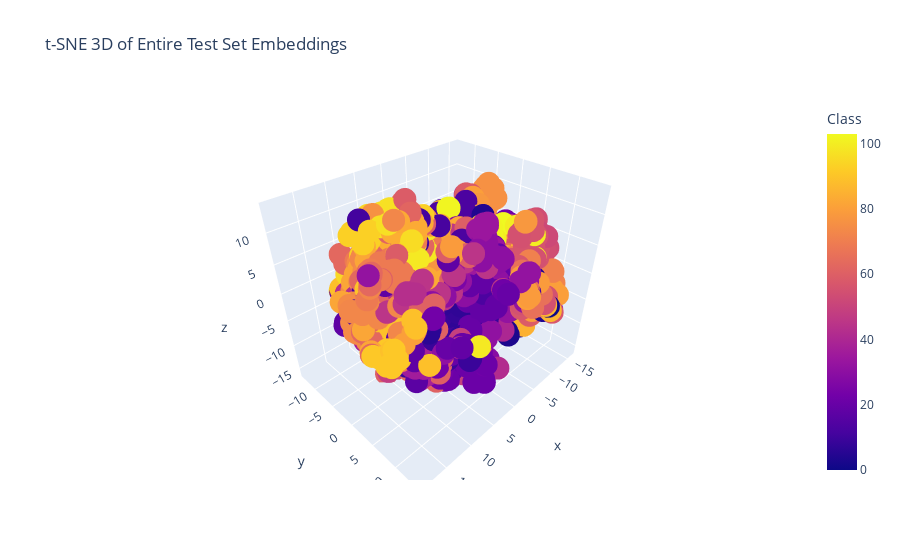

The cell this chart's notebook holds for it:
### Code cell
from sklearn.metrics import accuracy_score, confusion_matrix, ConfusionMatrixDisplay

# Compute predictions for the entire test set using the trained model

all_preds = []
all_targets = []

# Create a standard DataLoader for the test set (not episodic)
standard_test_loader = DataLoader(test_set, batch_size=128, shuffle=False)

model.eval()
with torch.no_grad():
    for images, labels in tqdm(standard_test_loader, desc="Predicting on test set"):
        images = images.cuda() if torch.cuda.is_available() else images
        outputs = model.backbone(images)
        # Compute distances to all support embeddings
        dists = torch.cdist(outputs.cpu(), torch.tensor(support_embeddings))
        nn_indices = dists.argmin(dim=1)
        # Get predicted labels from support_labels
        predicted_labels = support_labels.cpu().numpy()[nn_indices.numpy()]
        all_preds.extend(predicted_labels)
        all_targets.extend(labels.cpu().numpy())

# After the above loop, compute embeddings for the entire test set for 3D visualization
all_embeddings = []
all_labels = []
with torch.no_grad():
    for images, labels in tqdm(standard_test_loader, desc="Embedding for 3D plot"):
        images = images.cuda() if torch.cuda.is_available() else images
        emb = model.backbone(images).cpu().numpy()
        all_embeddings.append(emb)
        all_labels.append(labels.numpy())
all_embeddings = np.concatenate(all_embeddings, axis=0)
all_labels = np.concatenate(all_labels, axis=0)

# Run t-SNE in 3D
tsne = TSNE(n_components=3, random_state=42, perplexity=30)
embeddings_3d = tsne.fit_transform(all_embeddings)

# Prepare DataFrame for Plotly
df_tsne = pd.DataFrame({
    'x': embeddings_3d[:, 0],
    'y': embeddings_3d[:, 1],
    'z': embeddings_3d[:, 2],
    'label': all_labels
})

fig = px.scatter_3d(
    df_tsne, x='x', y='y', z='z',
    color='label',
    title='t-SNE 3D of Entire Test Set Embeddings',
    labels={'label': 'Class'}
)
fig.show()

# Now you have predictions and true labels for the entire test set

acc = accuracy_score(all_targets, all_preds)
print(f"Accuracy on the entire test set: {acc * 100:.2f}%")
plt.show()

### Figure 1 — Plotly figure (JSON) as saved in the notebook; plotly's stock layout.template omitted (floating-point values rounded to 4 significant figures; data arrays with more than 128 entries replaced by an {"elided": "..."} marker saying what was removed)
{"data": [{"hovertemplate": "x=%{x}<br>y=%{y}<br>z=%{z}<br>Class=%{marker.color}<extra></extra>", "legendgroup": "", "marker": {"color": {"elided": "2600 int values"}, "coloraxis": "coloraxis", "symbol": "circle"}, "mode": "markers", "name": "", "scene": "scene", "showlegend": false, "type": "scatter3d", "x": {"elided": "2600 float values"}, "y": {"elided": "2600 float values"}, "z": {"elided": "2600 float values"}}], "layout": {"coloraxis": {"colorbar": {"title": {"text": "Class"}}, "colorscale": [[0, "#0d0887"], [0.1111, "#46039f"], [0.2222, "#7201a8"], [0.3333, "#9c179e"], [0.4444, "#bd3786"], [0.5556, "#d8576b"], [0.6667, "#ed7953"], [0.7778, "#fb9f3a"], [0.8889, "#fdca26"], [1, "#f0f921"]]}, "legend": {"tracegroupgap": 0}, "scene": {"domain": {"x": [0, 1], "y": [0, 1]}, "xaxis": {"title": {"text": "x"}}, "yaxis": {"title": {"text": "y"}}, "zaxis": {"title": {"text": "z"}}}, "title": {"text": "t-SNE 3D of Entire Test Set Embeddings"}}}
